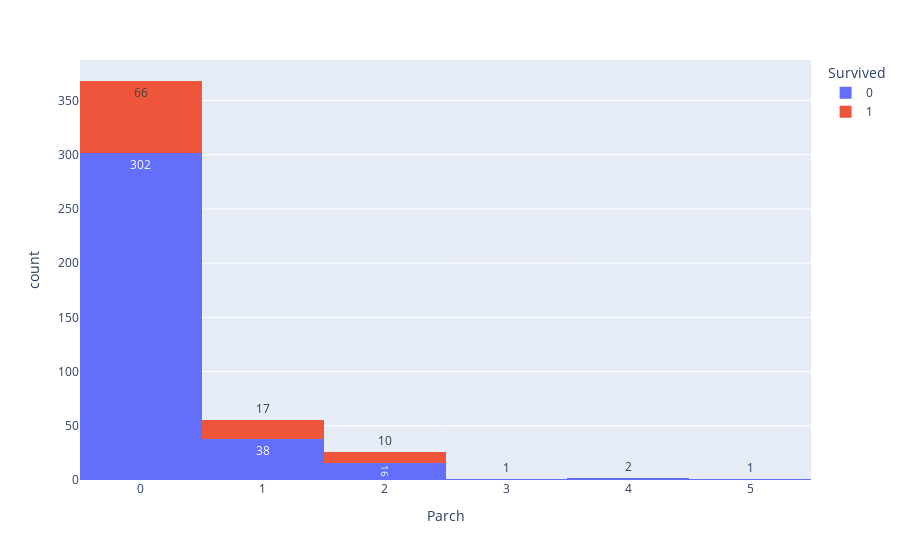

Source (notebook cell):
### Code cell
grafico3 = px.histogram(df_homens,x= "Parch", color= "Survived", text_auto= True)
grafico3.show()

### Figure 1 — Plotly figure (JSON) as saved in the notebook; plotly's stock layout.template omitted (floating-point values rounded to 4 significant figures; data arrays with more than 128 entries replaced by an {"elided": "..."} marker saying what was removed)
{"data": [{"alignmentgroup": "True", "bingroup": "x", "hovertemplate": "Survived=0<br>Parch=%{x}<br>count=%{y}<extra></extra>", "legendgroup": "0", "marker": {"color": "#636efa", "pattern": {"shape": ""}}, "name": "0", "offsetgroup": "0", "orientation": "v", "showlegend": true, "texttemplate": "%{value}", "type": "histogram", "x": {"elided": "360 int values"}, "xaxis": "x", "yaxis": "y"}, {"alignmentgroup": "True", "bingroup": "x", "hovertemplate": "Survived=1<br>Parch=%{x}<br>count=%{y}<extra></extra>", "legendgroup": "1", "marker": {"color": "#EF553B", "pattern": {"shape": ""}}, "name": "1", "offsetgroup": "1", "orientation": "v", "showlegend": true, "texttemplate": "%{value}", "type": "histogram", "x": [0, 0, 0, 2, 0, 1, 0, 0, 0, 2, 1, 0, 1, 0, 0, 0, 0, 0, 0, 1, 2, 0, 0, 0, 0, 0, 2, 0, 1, 1, 0, 2, 0, 0, 1, 0, 0, 0, 2, 0, 0, 0, 0, 0, 0, 1, 0, 0, 0, 0, 1, 2, 0, 0, 0, 0, 0, 1, 0, 0, 0, 0, 1, 0, 0, 0, 0, 0, 0, 0, 1, 0, 0, 0, 0, 0, 0, 0, 0, 1, 1, 0, 2, 2, 1, 0, 0, 2, 1, 0, 0, 1, 0], "xaxis": "x", "yaxis": "y"}], "layout": {"barmode": "relative", "legend": {"title": {"text": "Survived"}, "tracegroupgap": 0}, "margin": {"t": 60}, "xaxis": {"anchor": "y", "domain": [0, 1], "title": {"text": "Parch"}}, "yaxis": {"anchor": "x", "domain": [0, 1], "title": {"text": "count"}}}}
